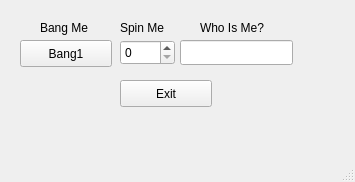
<?xml version="1.0" encoding="UTF-8"?>
<ui version="4.0">
 <class>MainWindow</class>
 <widget class="QMainWindow" name="MainWindow">
  <property name="geometry">
   <rect>
    <x>0</x>
    <y>0</y>
    <width>355</width>
    <height>182</height>
   </rect>
  </property>
  <property name="maximumSize">
   <size>
    <width>500</width>
    <height>500</height>
   </size>
  </property>
  <property name="windowTitle">
   <string>MainWindow</string>
  </property>
  <widget class="QWidget" name="centralwidget">
   <widget class="QPushButton" name="pushButton">
    <property name="geometry">
     <rect>
      <x>20</x>
      <y>40</y>
      <width>92</width>
      <height>27</height>
     </rect>
    </property>
    <property name="text">
     <string>Bang1</string>
    </property>
   </widget>
   <widget class="QSpinBox" name="spinBox">
    <property name="geometry">
     <rect>
      <x>120</x>
      <y>40</y>
      <width>55</width>
      <height>25</height>
     </rect>
    </property>
   </widget>
   <widget class="QLineEdit" name="lineEdit">
    <property name="enabled">
     <bool>true</bool>
    </property>
    <property name="geometry">
     <rect>
      <x>180</x>
      <y>40</y>
      <width>113</width>
      <height>25</height>
     </rect>
    </property>
    <property name="dragEnabled">
     <bool>false</bool>
    </property>
    <property name="readOnly">
     <bool>true</bool>
    </property>
   </widget>
   <widget class="QPushButton" name="pushButton_2">
    <property name="geometry">
     <rect>
      <x>120</x>
      <y>80</y>
      <width>92</width>
      <height>27</height>
     </rect>
    </property>
    <property name="text">
     <string>Exit</string>
    </property>
   </widget>
   <widget class="QLabel" name="label">
    <property name="geometry">
     <rect>
      <x>40</x>
      <y>20</y>
      <width>59</width>
      <height>15</height>
     </rect>
    </property>
    <property name="text">
     <string>Bang Me</string>
    </property>
   </widget>
   <widget class="QLabel" name="label_2">
    <property name="geometry">
     <rect>
      <x>120</x>
      <y>20</y>
      <width>59</width>
      <height>15</height>
     </rect>
    </property>
    <property name="text">
     <string>Spin Me</string>
    </property>
   </widget>
   <widget class="QLabel" name="label_3">
    <property name="geometry">
     <rect>
      <x>200</x>
      <y>20</y>
      <width>71</width>
      <height>16</height>
     </rect>
    </property>
    <property name="text">
     <string>Who Is Me?</string>
    </property>
   </widget>
  </widget>
  <widget class="QMenuBar" name="menubar">
   <property name="geometry">
    <rect>
     <x>0</x>
     <y>0</y>
     <width>355</width>
     <height>23</height>
    </rect>
   </property>
  </widget>
  <widget class="QStatusBar" name="statusbar"/>
 </widget>
 <resources/>
 <connections/>
</ui>
